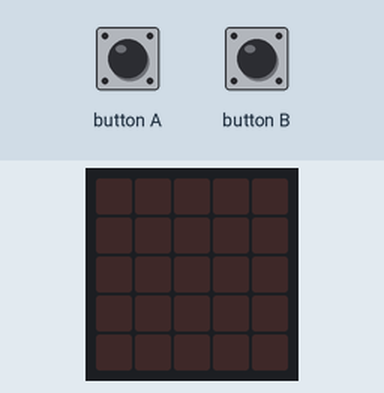
The program below on a simulated BBC micro:bit (MakeCode). On the bench: the board's 5×5 LED display. The inputs (shaded band) are chosen by the test bench.

Above: at 1.2 s.
1.3 s: button A pressed for 0.15 s
At 1.47 s:
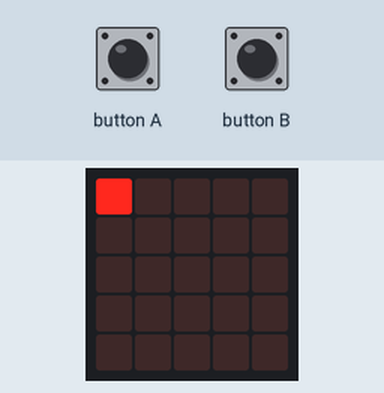
4.3 s: button A pressed for 1 s
At 6.6 s:
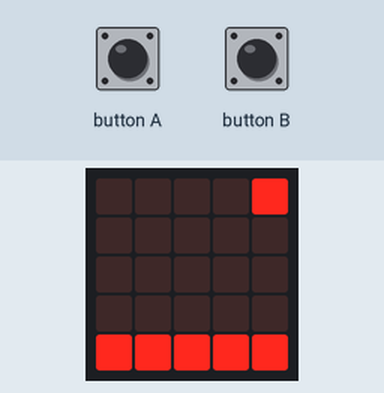
7.3 s: button B pressed for 0.15 s
At 8.25 s:
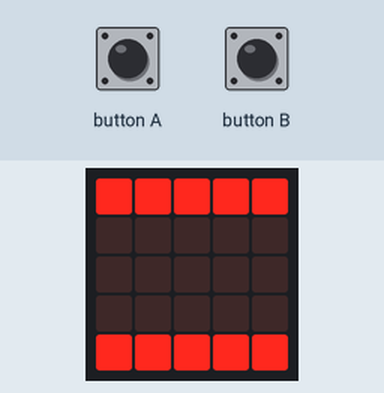
10.3 s: button A pressed for 3.2 s
At 10.73 s:
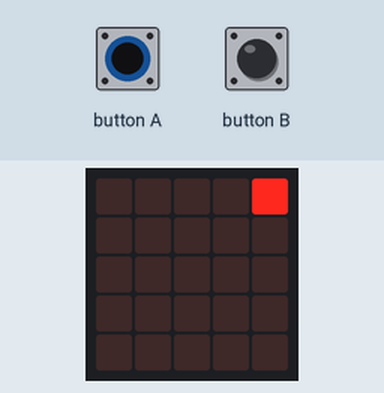
15.0 s: button B pressed for 0.15 s
At 18.8 s:
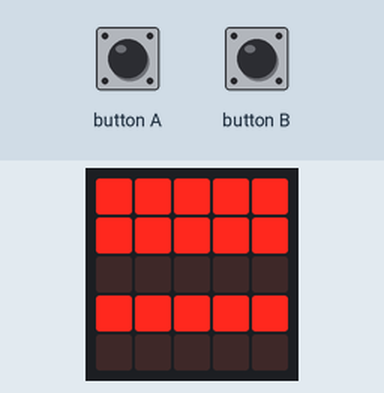
Timing chart, 0 to 19.1 s (numbered marks = the images above; inputs shaded):
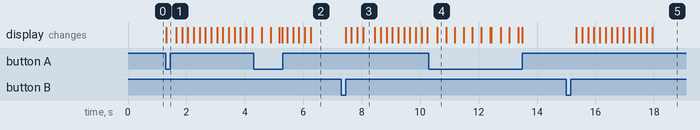

The program:

main.ts
```typescript
let ok = 0
let notok = 0
input.onButtonPressed(Button.A, function () {
    ok = 0
    ok = 0
    for (let index = 0; index < 5; index++) {
        for (let index = 0; index < 5; index++) {
            led.plot(ok, notok)
            basic.pause(200)
            ok += 1
        }
        ok = 0
        notok += 1
    }
})
input.onButtonPressed(Button.B, function () {
    ok = 0
    notok = 0
    for (let index = 0; index < 5; index++) {
        led.plot(ok, notok)
        basic.pause(200)
        ok += 1
    }
    ok = 4
    notok += 1
    for (let index = 0; index < 5; index++) {
        led.plot(ok, notok)
        basic.pause(200)
        ok += -1
    }
    ok = 0
    notok += 2
    for (let index = 0; index < 5; index++) {
        led.plot(ok, notok)
        basic.pause(200)
        ok += 1
    }
    ok = 4
    notok += 3
    for (let index = 0; index < 5; index++) {
        led.plot(ok, notok)
        basic.pause(200)
        ok += -1
    }
    ok = 0
    notok += 4
    for (let index = 0; index < 5; index++) {
        led.plot(ok, notok)
        basic.pause(200)
        ok += 1
    }
    for (let index = 0; index < 5; index++) {
        basic.pause(200)
        ok += -1
    }
})
basic.forever(function () {
    if (input.buttonIsPressed(Button.A)) {
        basic.clearScreen()
        led.plot(ok, 0)
    }
})
basic.forever(function () {
    if (input.buttonIsPressed(Button.A)) {
        basic.clearScreen()
        led.plot(ok, 0)
    }
})
```

test.ts
```typescript
// 在這裡測試；當此封包作為擴充功能時，將不會編譯此內容。
```

Measured:
- after the input at 1.3 s, the display: changes at once (image 1)
- after the input at 4.3 s, the display: first changes after 0.28 s (image 2 shows a later state)
- after the input at 7.3 s, the display: first changes after 0.15 s (image 3 shows a later state)
- after the input at 10.3 s, the display: changes after 0.29 s (image 4)
- after the input at 15.0 s, the display: first changes after 0.35 s (image 5 shows a later state)
- what the display in image 3 shows lasts 0.4 s, from 8.1 s to 8.5 s
